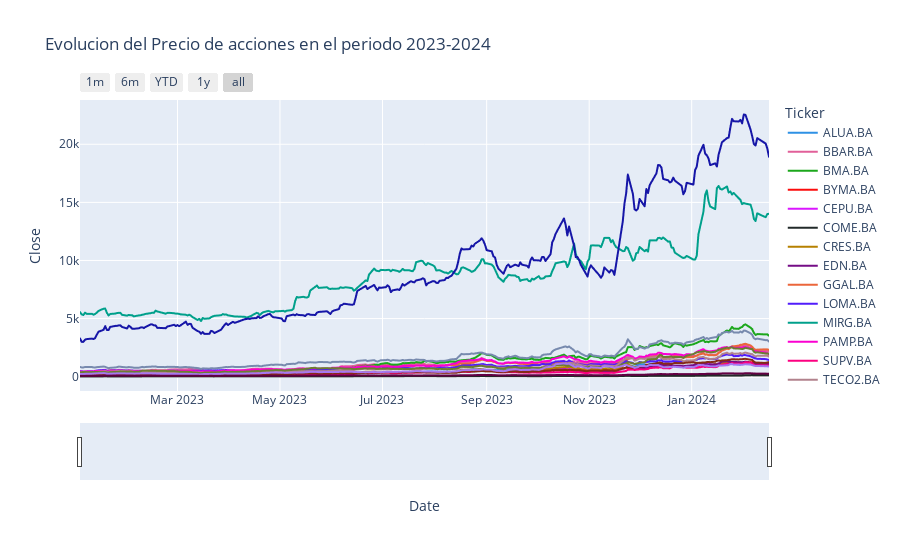

Notebook code for this chart:
### Code cell
#Graficamos la evolucion de los precios de las acciones en
fig = px.line(datap, x='Date', y='Close', title='Evolucion del Precio de acciones en el periodo 2023-2024', color='Ticker', color_discrete_sequence=px.colors.qualitative.Dark24)

fig.update_xaxes(
    rangeslider_visible=True,
    rangeselector=dict(
        buttons=list([
            dict(count=1, label="1m", step="month", stepmode="backward"),
            dict(count=6, label="6m", step="month", stepmode="backward"),
            dict(count=1, label="YTD", step="year", stepmode="todate"),
            dict(count=1, label="1y", step="year", stepmode="backward"),
            dict(step="all")
        ])
    )
)
fig.show()

### Figure 1 — Plotly figure (JSON) as saved in the notebook; plotly's stock layout.template omitted (floating-point values rounded to 4 significant figures; data arrays with more than 128 entries replaced by an {"elided": "..."} marker saying what was removed)
{"data": [{"hovertemplate": "Ticker=ALUA.BA<br>Date=%{x}<br>Close=%{y}<extra></extra>", "legendgroup": "ALUA.BA", "line": {"color": "#2E91E5", "dash": "solid"}, "marker": {"symbol": "circle"}, "mode": "lines", "name": "ALUA.BA", "showlegend": true, "type": "scattergl", "x": {"elided": "275 str values"}, "xaxis": "x", "y": {"elided": "275 float values"}, "yaxis": "y"}, {"hovertemplate": "Ticker=BBAR.BA<br>Date=%{x}<br>Close=%{y}<extra></extra>", "legendgroup": "BBAR.BA", "line": {"color": "#E15F99", "dash": "solid"}, "marker": {"symbol": "circle"}, "mode": "lines", "name": "BBAR.BA", "showlegend": true, "type": "scattergl", "x": {"elided": "275 str values"}, "xaxis": "x", "y": {"elided": "275 float values"}, "yaxis": "y"}, {"hovertemplate": "Ticker=BMA.BA<br>Date=%{x}<br>Close=%{y}<extra></extra>", "legendgroup": "BMA.BA", "line": {"color": "#1CA71C", "dash": "solid"}, "marker": {"symbol": "circle"}, "mode": "lines", "name": "BMA.BA", "showlegend": true, "type": "scattergl", "x": {"elided": "275 str values"}, "xaxis": "x", "y": {"elided": "275 float values"}, "yaxis": "y"}, {"hovertemplate": "Ticker=BYMA.BA<br>Date=%{x}<br>Close=%{y}<extra></extra>", "legendgroup": "BYMA.BA", "line": {"color": "#FB0D0D", "dash": "solid"}, "marker": {"symbol": "circle"}, "mode": "lines", "name": "BYMA.BA", "showlegend": true, "type": "scattergl", "x": {"elided": "275 str values"}, "xaxis": "x", "y": {"elided": "275 float values"}, "yaxis": "y"}, {"hovertemplate": "Ticker=CEPU.BA<br>Date=%{x}<br>Close=%{y}<extra></extra>", "legendgroup": "CEPU.BA", "line": {"color": "#DA16FF", "dash": "solid"}, "marker": {"symbol": "circle"}, "mode": "lines", "name": "CEPU.BA", "showlegend": true, "type": "scattergl", "x": {"elided": "275 str values"}, "xaxis": "x", "y": {"elided": "275 float values"}, "yaxis": "y"}, {"hovertemplate": "Ticker=COME.BA<br>Date=%{x}<br>Close=%{y}<extra></extra>", "legendgroup": "COME.BA", "line": {"color": "#222A2A", "dash": "solid"}, "marker": {"symbol": "circle"}, "mode": "lines", "name": "COME.BA", "showlegend": true, "type": "scattergl", "x": {"elided": "275 str values"}, "xaxis": "x", "y": {"elided": "275 float values"}, "yaxis": "y"}, {"hovertemplate": "Ticker=CRES.BA<br>Date=%{x}<br>Close=%{y}<extra></extra>", "legendgroup": "CRES.BA", "line": {"color": "#B68100", "dash": "solid"}, "marker": {"symbol": "circle"}, "mode": "lines", "name": "CRES.BA", "showlegend": true, "type": "scattergl", "x": {"elided": "275 str values"}, "xaxis": "x", "y": {"elided": "275 float values"}, "yaxis": "y"}, {"hovertemplate": "Ticker=EDN.BA<br>Date=%{x}<br>Close=%{y}<extra></extra>", "legendgroup": "EDN.BA", "line": {"color": "#750D86", "dash": "solid"}, "marker": {"symbol": "circle"}, "mode": "lines", "name": "EDN.BA", "showlegend": true, "type": "scattergl", "x": {"elided": "275 str values"}, "xaxis": "x", "y": {"elided": "275 float values"}, "yaxis": "y"}, {"hovertemplate": "Ticker=GGAL.BA<br>Date=%{x}<br>Close=%{y}<extra></extra>", "legendgroup": "GGAL.BA", "line": {"color": "#EB663B", "dash": "solid"}, "marker": {"symbol": "circle"}, "mode": "lines", "name": "GGAL.BA", "showlegend": true, "type": "scattergl", "x": {"elided": "275 str values"}, "xaxis": "x", "y": {"elided": "275 float values"}, "yaxis": "y"}, {"hovertemplate": "Ticker=LOMA.BA<br>Date=%{x}<br>Close=%{y}<extra></extra>", "legendgroup": "LOMA.BA", "line": {"color": "#511CFB", "dash": "solid"}, "marker": {"symbol": "circle"}, "mode": "lines", "name": "LOMA.BA", "showlegend": true, "type": "scattergl", "x": {"elided": "275 str values"}, "xaxis": "x", "y": {"elided": "275 float values"}, "yaxis": "y"}, {"hovertemplate": "Ticker=MIRG.BA<br>Date=%{x}<br>Close=%{y}<extra></extra>", "legendgroup": "MIRG.BA", "line": {"color": "#00A08B", "dash": "solid"}, "marker": {"symbol": "circle"}, "mode": "lines", "name": "MIRG.BA", "showlegend": true, "type": "scattergl", "x": {"elided": "275 str values"}, "xaxis": "x", "y": {"elided": "275 float values"}, "yaxis": "y"}, {"hovertemplate": "Ticker=PAMP.BA<br>Date=%{x}<br>Close=%{y}<extra></extra>", "legendgroup": "PAMP.BA", "line": {"color": "#FB00D1", "dash": "solid"}, "marker": {"symbol": "circle"}, "mode": "lines", "name": "PAMP.BA", "showlegend": true, "type": "scattergl", "x": {"elided": "275 str values"}, "xaxis": "x", "y": {"elided": "275 float values"}, "yaxis": "y"}, {"hovertemplate": "Ticker=SUPV.BA<br>Date=%{x}<br>Close=%{y}<extra></extra>", "legendgroup": "SUPV.BA", "line": {"color": "#FC0080", "dash": "solid"}, "marker": {"symbol": "circle"}, "mode": "lines", "name": "SUPV.BA", "showlegend": true, "type": "scattergl", "x": {"elided": "275 str values"}, "xaxis": "x", "y": {"elided": "275 float values"}, "yaxis": "y"}, {"hovertemplate": "Ticker=TECO2.BA<br>Date=%{x}<br>Close=%{y}<extra></extra>", "legendgroup": "TECO2.BA", "line": {"color": "#B2828D", "dash": "solid"}, "marker": {"symbol": "circle"}, "mode": "lines", "name": "TECO2.BA", "showlegend": true, "type": "scattergl", "x": {"elided": "275 str values"}, "xaxis": "x", "y": {"elided": "275 float values"}, "yaxis": "y"}, {"hovertemplate": "Ticker=TGNO4.BA<br>Date=%{x}<br>Close=%{y}<extra></extra>", "legendgroup": "TGNO4.BA", "line": {"color": "#6C7C32", "dash": "solid"}, "marker": {"symbol": "circle"}, "mode": "lines", "name": "TGNO4.BA", "showlegend": true, "type": "scattergl", "x": {"elided": "275 str values"}, "xaxis": "x", "y": {"elided": "275 float values"}, "yaxis": "y"}, {"hovertemplate": "Ticker=TGSU2.BA<br>Date=%{x}<br>Close=%{y}<extra></extra>", "legendgroup": "TGSU2.BA", "line": {"color": "#778AAE", "dash": "solid"}, "marker": {"symbol": "circle"}, "mode": "lines", "name": "TGSU2.BA", "showlegend": true, "type": "scattergl", "x": {"elided": "275 str values"}, "xaxis": "x", "y": {"elided": "275 float values"}, "yaxis": "y"}, {"hovertemplate": "Ticker=TRAN.BA<br>Date=%{x}<br>Close=%{y}<extra></extra>", "legendgroup": "TRAN.BA", "line": {"color": "#862A16", "dash": "solid"}, "marker": {"symbol": "circle"}, "mode": "lines", "name": "TRAN.BA", "showlegend": true, "type": "scattergl", "x": {"elided": "275 str values"}, "xaxis": "x", "y": {"elided": "275 float values"}, "yaxis": "y"}, {"hovertemplate": "Ticker=TXAR.BA<br>Date=%{x}<br>Close=%{y}<extra></extra>", "legendgroup": "TXAR.BA", "line": {"color": "#A777F1", "dash": "solid"}, "marker": {"symbol": "circle"}, "mode": "lines", "name": "TXAR.BA", "showlegend": true, "type": "scattergl", "x": {"elided": "275 str values"}, "xaxis": "x", "y": {"elided": "275 float values"}, "yaxis": "y"}, {"hovertemplate": "Ticker=VALO.BA<br>Date=%{x}<br>Close=%{y}<extra></extra>", "legendgroup": "VALO.BA", "line": {"color": "#620042", "dash": "solid"}, "marker": {"symbol": "circle"}, "mode": "lines", "name": "VALO.BA", "showlegend": true, "type": "scattergl", "x": {"elided": "275 str values"}, "xaxis": "x", "y": {"elided": "275 float values"}, "yaxis": "y"}, {"hovertemplate": "Ticker=YPFD.BA<br>Date=%{x}<br>Close=%{y}<extra></extra>", "legendgroup": "YPFD.BA", "line": {"color": "#1616A7", "dash": "solid"}, "marker": {"symbol": "circle"}, "mode": "lines", "name": "YPFD.BA", "showlegend": true, "type": "scattergl", "x": {"elided": "275 str values"}, "xaxis": "x", "y": {"elided": "275 float values"}, "yaxis": "y"}], "layout": {"legend": {"title": {"text": "Ticker"}, "tracegroupgap": 0}, "title": {"text": "Evolucion del Precio de acciones en el periodo 2023-2024"}, "xaxis": {"anchor": "y", "domain": [0, 1], "rangeselector": {"buttons": [{"count": 1, "label": "1m", "step": "month", "stepmode": "backward"}, {"count": 6, "label": "6m", "step": "month", "stepmode": "backward"}, {"count": 1, "label": "YTD", "step": "year", "stepmode": "todate"}, {"count": 1, "label": "1y", "step": "year", "stepmode": "backward"}, {"step": "all"}]}, "rangeslider": {"visible": true}, "title": {"text": "Date"}}, "yaxis": {"anchor": "x", "domain": [0, 1], "title": {"text": "Close"}}}}
